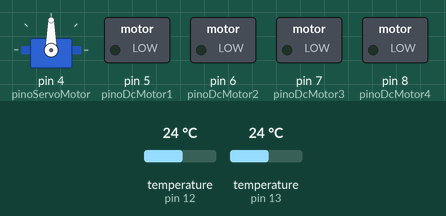
Simulated run of this sketch. Board: Arduino Uno, built with avr-gcc and run on an emulated ATmega328P. Shown: servo, switched loads named in the sketch (green lamp = pin HIGH). Inputs (shaded band) come from the test bench; at power-on: temperature (sensors on pin 12, pin 13) 24 °C.

Above: at 0.8 s.
At 3.3 s:
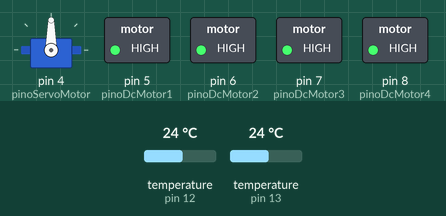
Timing chart, 0 to 7.0 s (numbered marks = the images above):
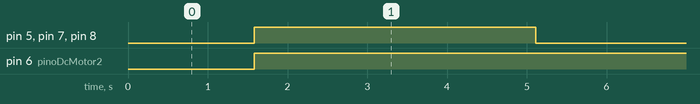

The sketch:

RoboBombeiroHEHEHHEHEHHEHEHEHHE.ino
```cpp
#include <DallasTemperature.h>
#include <OneWire.h>
#include <Servo.h>
//Declarar Objeto

//Temperatura
float temperatura1;
float temperatura2;

#define pinoSensor1 12
#define pinoSensor2 13

OneWire sensor1(pinoSensor1);
OneWire sensor2(pinoSensor2);

DallasTemperature sensorHeh1(&sensor1);
DallasTemperature sensorHeh2(&sensor2);

DeviceAddress endereco_temp;


//Motores

//Servo
Servo SMotor;

#define pinoServoMotor 4

//Motor Dc
#define pinoDcMotor1 5
#define pinoDcMotor2 6
#define pinoDcMotor3 7
#define pinoDcMotor4 8

void setup() {
Serial.begin(9600);
//inicilizar motores
//Servo
SMotor.attach(pinoServoMotor);
pinMode(pinoServoMotor, OUTPUT);
//Dc
pinMode(pinoDcMotor1, OUTPUT);
pinMode(pinoDcMotor2, OUTPUT);
pinMode(pinoDcMotor3, OUTPUT);
pinMode(pinoDcMotor4, OUTPUT);


//Inicilizar Sensores
sensorHeh1.begin();
sensorHeh2.begin();
}


void loop() {


if(!sensorHeh1.getAddress(endereco_temp, 0)){
}else if(!sensorHeh2.getAddress(endereco_temp, 0)){
temperatura1 = medirTemp(sensorHeh1);
temperatura2 = medirTemp(sensorHeh2);
}

while(temperatura1 <= 35 && temperatura2 <= 35 ){
temperatura1 = medirTemp(sensorHeh1);
temperatura2 = medirTemp(sensorHeh2);
 andarMotor(HIGH,HIGH,HIGH,HIGH);
   delay(2000);
  temperatura1 = medirTemp(sensorHeh1);
  temperatura2 = medirTemp(sensorHeh2);
  andarMotor(LOW,HIGH,LOW,LOW);
   delay(1000);
}

}


void andarMotor(int motor5, int motor6, int motor7, int motor8) {
    digitalWrite(pinoDcMotor1, motor5);
    digitalWrite(pinoDcMotor2, motor6);
    digitalWrite(pinoDcMotor3, motor7);
    digitalWrite(pinoDcMotor4, motor8);
}


float medirTemp(DallasTemperature sensor) {

sensor.requestTemperatures();
float temperatura = sensor.getTempC(endereco_temp);
return temperatura;
}
```

Measured:
- by itself, pin 5 (pinoDcMotor1), pin 7 (pinoDcMotor3), pin 8 (pinoDcMotor4): alternates HIGH for 3.5 s and LOW for 2.5 s
- by itself, pin 6 (pinoDcMotor2): LOW → HIGH at 1.6 s
